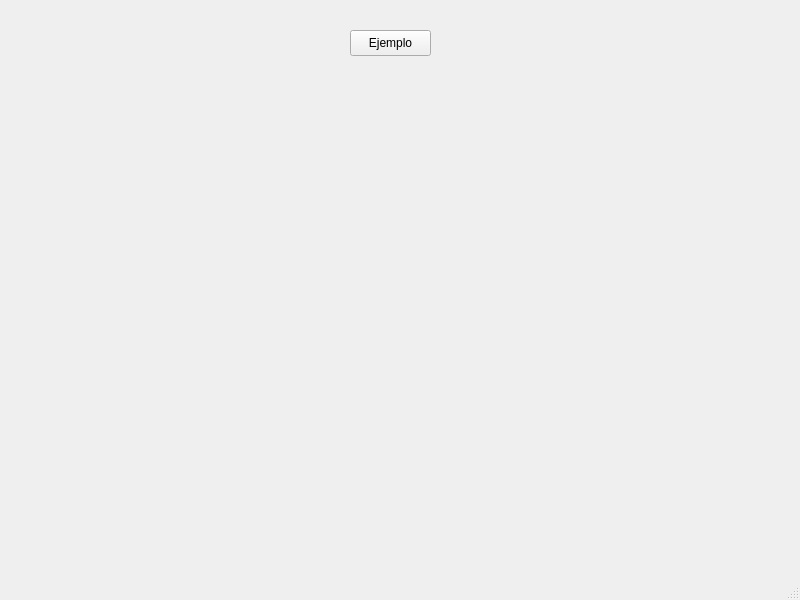
<?xml version="1.0" encoding="UTF-8"?>
<ui version="4.0">
 <class>MainWindow</class>
 <widget class="QMainWindow" name="MainWindow">
  <property name="geometry">
   <rect>
    <x>0</x>
    <y>0</y>
    <width>800</width>
    <height>600</height>
   </rect>
  </property>
  <property name="windowTitle">
   <string>MainWindow</string>
  </property>
  <widget class="QWidget" name="centralwidget">
   <widget class="QPushButton" name="pushButton">
    <property name="geometry">
     <rect>
      <x>350</x>
      <y>30</y>
      <width>81</width>
      <height>26</height>
     </rect>
    </property>
    <property name="text">
     <string>Ejemplo</string>
    </property>
   </widget>
  </widget>
  <widget class="QMenuBar" name="menubar">
   <property name="geometry">
    <rect>
     <x>0</x>
     <y>0</y>
     <width>800</width>
     <height>33</height>
    </rect>
   </property>
  </widget>
  <widget class="QStatusBar" name="statusbar"/>
 </widget>
 <resources/>
 <connections/>
</ui>
